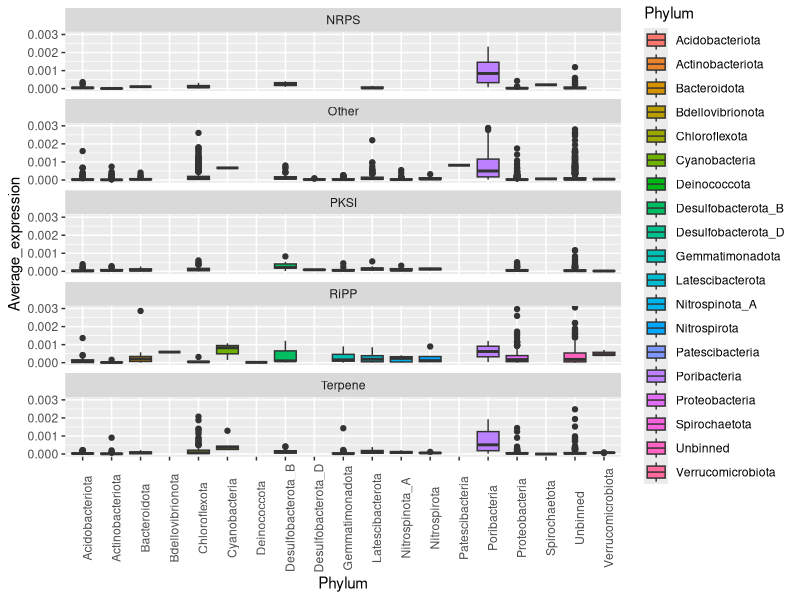
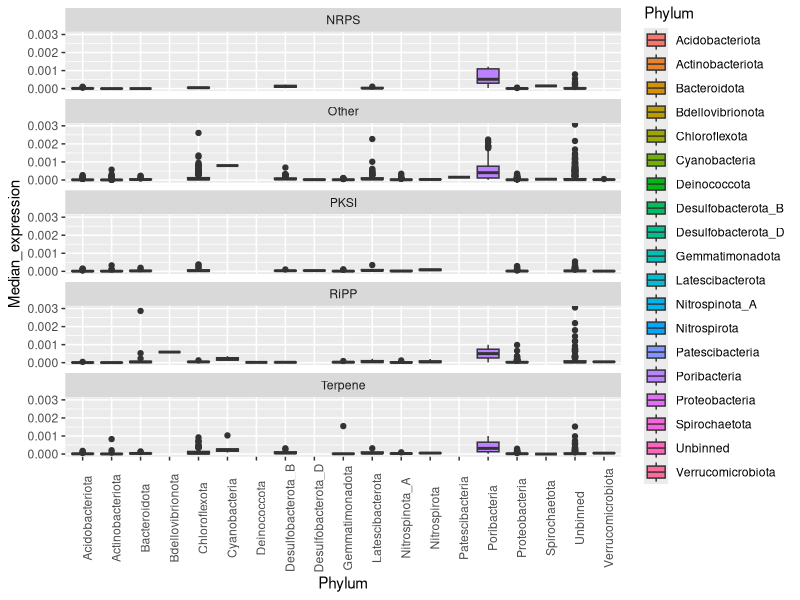
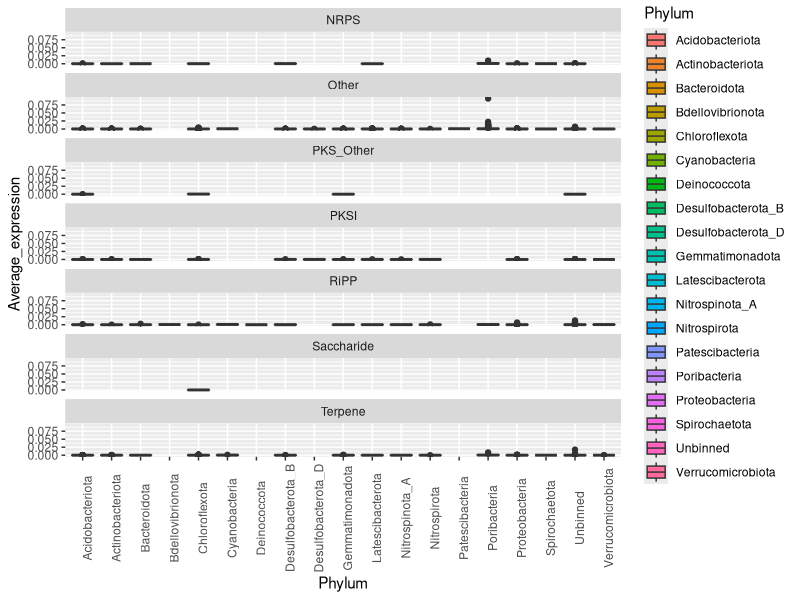
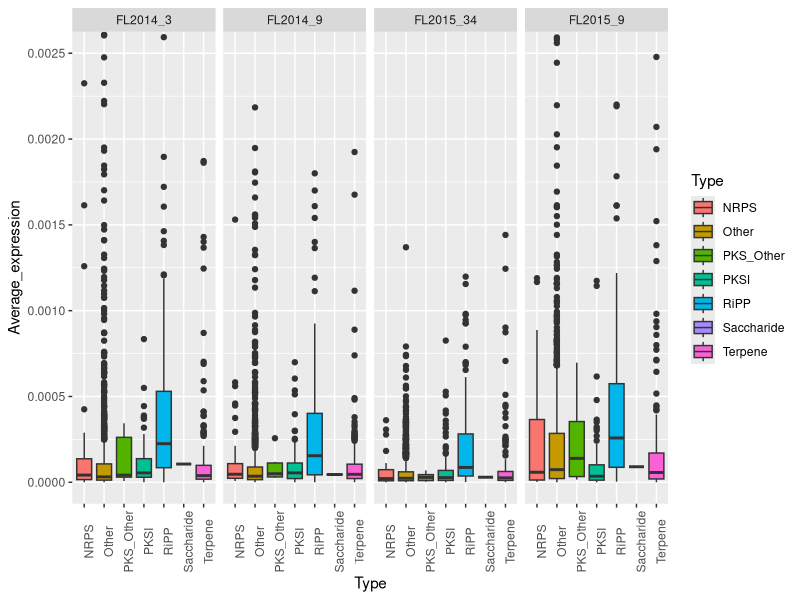
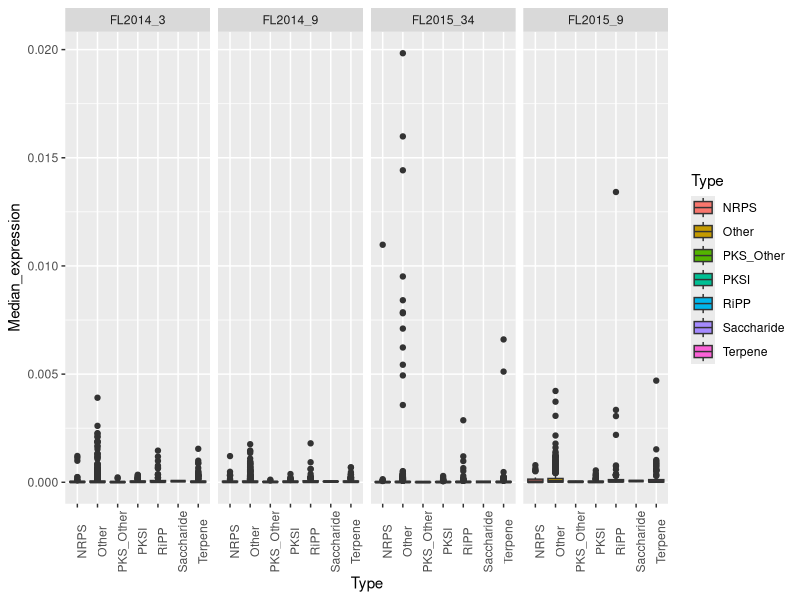
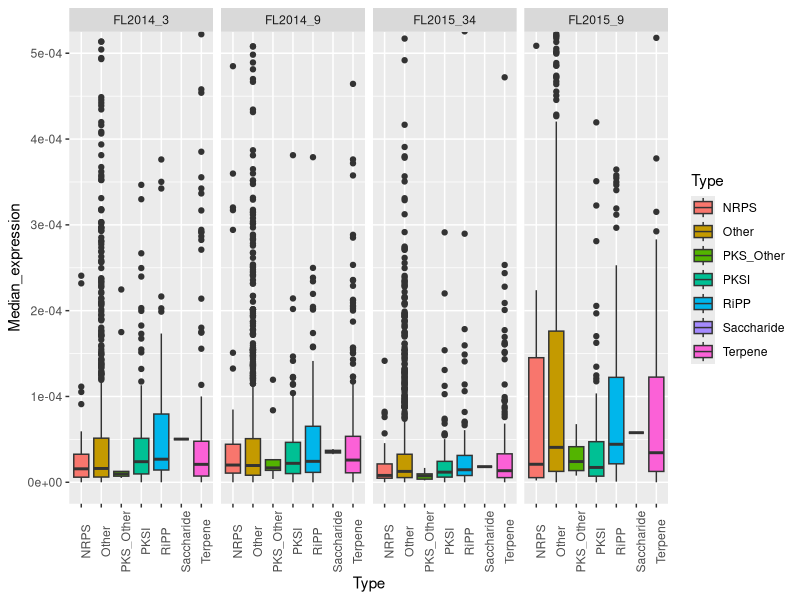

Source code (R) for these figures, in order:
library(ggplot2)
library(reshape2)

data <- read.csv("All_boxplot_data.txt", header=TRUE, sep="\t", row.names=1)

mean_plot <- ggplot(data, aes(x=Type, y=Average_expression, group=Type)) + geom_boxplot(aes(fill=Type))+ facet_grid(. ~ Sponge_ID) + theme(axis.text.x = element_text(angle = 90))+ coord_cartesian(ylim = c(0, 0.0025))
median_plot <- ggplot(data, aes(x=Type, y=Median_expression, group=Type)) + geom_boxplot(aes(fill=Type))+ facet_grid(. ~ Sponge_ID) + theme(axis.text.x = element_text(angle = 90))
median_plot_zoomed <- ggplot(data, aes(x=Type, y=Median_expression, group=Type)) + geom_boxplot(aes(fill=Type))+ facet_grid(. ~ Sponge_ID) + theme(axis.text.x = element_text(angle = 90))+ coord_cartesian(ylim = c(0, 0.0005))

BGC_phyla_plot <- ggplot(data, aes(x=Phylum, y=Average_expression, group=Phylum)) + geom_boxplot(aes(fill=Phylum)) + facet_grid(. ~ Type) + facet_wrap(. ~ Type,ncol=1) + theme(axis.text.x = element_text(angle = 90))

#Subset out PKS_Other and Saccharide (waste of space - little to show)

BGC_phyla_avg_plot_zoomed <- ggplot(subset(data, Type == "NRPS" | Type == "RiPP"| Type == "Terpene" | Type == "Other"| Type == "PKSI"), aes(x=Phylum, y=Average_expression, group=Phylum)) + geom_boxplot(aes(fill=Phylum)) + facet_grid(. ~ Type) + facet_wrap(. ~ Type,ncol=1) + theme(axis.text.x = element_text(angle = 90))+ coord_cartesian(ylim = c(0, 0.003))
BGC_phyla_med_plot_zoomed <- ggplot(subset(data, Type == "NRPS" | Type == "RiPP"| Type == "Terpene" | Type == "Other"| Type == "PKSI"), aes(x=Phylum, y=Median_expression, group=Phylum)) + geom_boxplot(aes(fill=Phylum)) + facet_grid(. ~ Type) + facet_wrap(. ~ Type,ncol=1) + theme(axis.text.x = element_text(angle = 90))+ coord_cartesian(ylim = c(0, 0.003))
